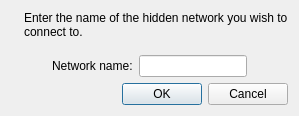
<?xml version="1.0" encoding="UTF-8"?>
<ui version="4.0">
 <class>HiddenNetworkDialog</class>
 <widget class="QDialog" name="HiddenNetworkDialog">
  <property name="geometry">
   <rect>
    <x>0</x>
    <y>0</y>
    <width>346</width>
    <height>117</height>
   </rect>
  </property>
  <property name="windowTitle">
   <string>Hidden wireless network</string>
  </property>
  <layout class="QVBoxLayout" name="verticalLayout">
   <property name="sizeConstraint">
    <enum>QLayout::SetFixedSize</enum>
   </property>
   <item>
    <layout class="QHBoxLayout" name="horizontalLayout_2">
     <item>
      <widget class="QLabel" name="icon">
       <property name="sizePolicy">
        <sizepolicy hsizetype="Maximum" vsizetype="Preferred">
         <horstretch>0</horstretch>
         <verstretch>0</verstretch>
        </sizepolicy>
       </property>
       <property name="text">
        <string/>
       </property>
      </widget>
     </item>
     <item>
      <widget class="QLabel" name="label">
       <property name="text">
        <string>Enter the name of the hidden network you wish to connect to.</string>
       </property>
       <property name="wordWrap">
        <bool>true</bool>
       </property>
      </widget>
     </item>
    </layout>
   </item>
   <item>
    <spacer name="verticalSpacer">
     <property name="orientation">
      <enum>Qt::Vertical</enum>
     </property>
     <property name="sizeType">
      <enum>QSizePolicy::Fixed</enum>
     </property>
     <property name="sizeHint" stdset="0">
      <size>
       <width>20</width>
       <height>10</height>
      </size>
     </property>
    </spacer>
   </item>
   <item>
    <layout class="QHBoxLayout" name="horizontalLayout">
     <item>
      <spacer name="horizontalSpacer">
       <property name="orientation">
        <enum>Qt::Horizontal</enum>
       </property>
       <property name="sizeHint" stdset="0">
        <size>
         <width>40</width>
         <height>20</height>
        </size>
       </property>
      </spacer>
     </item>
     <item>
      <layout class="QGridLayout" name="gridLayout">
       <item row="0" column="0">
        <widget class="QLabel" name="label_2">
         <property name="text">
          <string>Network name:</string>
         </property>
        </widget>
       </item>
       <item row="0" column="1">
        <widget class="QLineEdit" name="name">
         <property name="echoMode">
          <enum>QLineEdit::Normal</enum>
         </property>
        </widget>
       </item>
      </layout>
     </item>
     <item>
      <spacer name="horizontalSpacer_2">
       <property name="orientation">
        <enum>Qt::Horizontal</enum>
       </property>
       <property name="sizeHint" stdset="0">
        <size>
         <width>40</width>
         <height>20</height>
        </size>
       </property>
      </spacer>
     </item>
    </layout>
   </item>
   <item>
    <widget class="QDialogButtonBox" name="buttonBox">
     <property name="orientation">
      <enum>Qt::Horizontal</enum>
     </property>
     <property name="standardButtons">
      <set>QDialogButtonBox::Cancel|QDialogButtonBox::Ok</set>
     </property>
    </widget>
   </item>
  </layout>
 </widget>
 <tabstops>
  <tabstop>name</tabstop>
  <tabstop>buttonBox</tabstop>
 </tabstops>
 <resources>
  <include location="qconnman-ui.qrc"/>
 </resources>
 <connections>
  <connection>
   <sender>buttonBox</sender>
   <signal>accepted()</signal>
   <receiver>HiddenNetworkDialog</receiver>
   <slot>accept()</slot>
   <hints>
    <hint type="sourcelabel">
     <x>248</x>
     <y>254</y>
    </hint>
    <hint type="destinationlabel">
     <x>157</x>
     <y>274</y>
    </hint>
   </hints>
  </connection>
  <connection>
   <sender>buttonBox</sender>
   <signal>rejected()</signal>
   <receiver>HiddenNetworkDialog</receiver>
   <slot>reject()</slot>
   <hints>
    <hint type="sourcelabel">
     <x>316</x>
     <y>260</y>
    </hint>
    <hint type="destinationlabel">
     <x>286</x>
     <y>274</y>
    </hint>
   </hints>
  </connection>
 </connections>
</ui>
